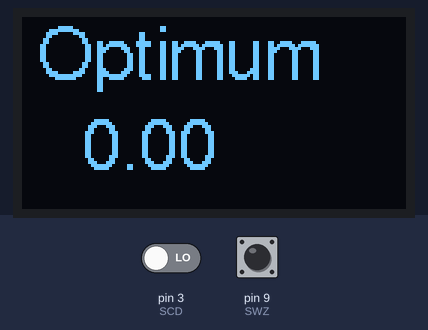
Bench run of a sketch on a simulated Arduino Uno, built with avr-gcc and run on an emulated ATmega328P. Parts: 128×64 one-colour display. Inputs (shaded band) come from the test bench; at power-on: pin 3 (SCD) LOW, pin 9 (SWZ) HIGH.

Above: at 1.2 s.
1.3 s: pin 3 (SCD) driven HIGH
At 2.5 s:
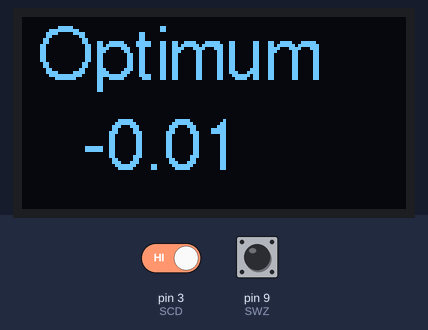
Timing chart, 0 to 4.3 s (numbered marks = the images above; inputs shaded):
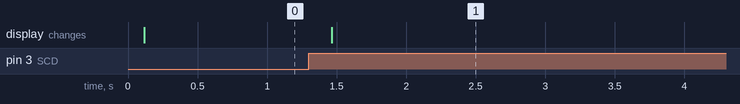

The sketch:

MillDroXOledOptimum.ino
```cpp
/******************************************************************
/*                                                                *
/*                            MillDRO - X                         *
/*                                                                *
/*          original May 10, 2015; updated 23nov 2025             *
/*                        W.D. Berggren                           *
/*    debouncing trick copied from CuriousScientist               *
/*            Scale factor for Optimum lathe added                *
/*            30jan26: removed big font 18pt                      *
/*              File: MillDroXOledOptimum                         *
/******************************************************************

// iGaging Scale werkt ook met HBM scale
// Red    3.3V
// White  Clock -> Scale W Pin 2 via 10k and 20k ohm for 5V to 3,3V
// Green  Data  <- Scale G Pin 3
// Black  Gnd

// Display OLED SH1106 128x64
// VDD    R pin 5 V
// GND    B GND
// SCK    G pin A5
// SDA    O pin A4

// Zero switch
// COM    B Gnd
// NO     Y Pin 9

/******************************************************************/
// Adafruit oled library: 2 items SH110X and GFX
#include <Adafruit_GFX.h>
#include <Fonts/FreeSans12pt7b.h>
//#include <Fonts/FreeSans18pt7b.h>
#include <Adafruit_SH110X.h>
#define i2c_Address 0x3c  //initialize with the I2C addr 0x3C Typically eBay OLED's
#define SCREEN_WIDTH 128  // OLED display width, in pixels
#define SCREEN_HEIGHT 64  // OLED display height, in pixels
#define OLED_RESET -1     //   QT-PY / XIAO
Adafruit_SH1106G display = Adafruit_SH1106G(SCREEN_WIDTH, SCREEN_HEIGHT, &Wire, OLED_RESET);

/******************************************************************/

#define SCF 99.157 // Scale factor tested to be adjusted if required met 100mm eindmaat gemeten
#define DLY 100    // Refresh period (100 ms)
#define SCC 2      // Scale clock (Pin 2)
#define SCD 3      // Scale data  (Pin 3)
#define SWZ 9      // Zero switch (Pin 9)

byte DroIni;                    // DRO init state
long DroCnt;                    // DRO raw counter
long DroOfs;                    // DRO offset (zero)
float DroMea;                   // DRO measurement
float DroKft;                   // DRO scale factor was float
unsigned long buttonTimer = 0;  //debouncing

/******************************************************************/

void setup() {
  display.clearDisplay();
  Serial.begin(9600);
  delay(50);                         // wait for the OLED to power up
  display.begin(i2c_Address, true);  // Address 0x3C default
  display.clearDisplay();

  IniSwz();  // Init Zero switch
  IniScl();  // Init Scale
  IniClc();  // Init Calc
}

void loop() {

  ThrSwz();  // Test Zero switch
  ThrScl();  // Inquire Scale
  ThrClc();  // Calc measure
  //ThrDsp();                   // Display on LED
  showtext();  // Display measurement on Oled
  delay(DLY);
}

/******************************************************************/

void IniClc(void)  // Init Calc
{
  DroIni = 1;
  DroCnt = 0;
  DroOfs = 0;
  DroMea = 0;
  DroKft = SCF;
}

void ThrClc(void)  // Calc measure
{
  if (DroIni) {
    DroIni = 0;
    DroOfs = DroCnt;
  }
  DroMea = FltLng((float)(DroCnt - DroOfs) * DroKft);
}

/******************************************************************/

void showtext(void) {
//  DroMea=-315.333; (for testing)    // with this block I replaced
  float x = DroMea / 10000;           // the 7 segments display
  display.setTextSize(1);             // with Oled display
  display.setFont(&FreeSans12pt7b);
  display.setTextColor(SH110X_WHITE);
  display.setCursor(5,20);
  display.print("Optimum");
  display.setCursor(20,50);
  //display.setFont(&FreeSans18pt7b);
  display.print(x, 2);  // 2 decimals
  display.display();
  delay(1);
  display.clearDisplay();
}

/******************************************************************/

void IniSwz(void)  // Init Zero switch
{
  pinMode(SWZ, INPUT_PULLUP);  // original design pin 9 to gnd = reset
 //pinMode(SWZ,INPUT);         // later design debounced by adding NE555 chip
}


void ThrSwz(void)  // Test Zero switch
{
  //if(digitalRead(SWZ))        // if high == switch pressed (with NE555)
  if (!digitalRead(SWZ)) {      // original design pin 9 to gnd; SWZ == 0 = reset

    if (millis() - buttonTimer > 300) { //software debounce
      DroOfs = DroCnt;
      buttonTimer = millis();
    }

  }

}

/******************************************************************/

void IniScl(void)  // Init Scale
{
  digitalWrite(SCC, LOW);
  pinMode(SCC, OUTPUT);
  pinMode(SCD, INPUT);
}


void ThrScl(void)  // Inquire Scale
{
  int i;
  long v;

  v = 0;
  for (i = 0; i < 20; i++) {
    ClkScl();
    if (BitScl())
      v |= 0x80000000;
    v >>= 1;
    v &= 0x7FFFFFFF;
  }
  v >>= 11;
  ClkScl();
  if (BitScl())
    v |= 0xFFF00000;
  DroCnt = v;
}


void ClkScl(void)  // Clock Scale
{
  digitalWrite(SCC, HIGH);
  delayMicroseconds(100);
  digitalWrite(SCC, LOW);
  delayMicroseconds(25);
}


int BitScl(void)  // Get Scale bit
{
  int i;
  int h, l;

  h = l = 0;
  for (i = 0; i < 5; i++) {
    if (digitalRead(SCD))
      h++;
    else
      l++;
    delayMicroseconds(SCD);
  }
  if (h > l)
    return (1);
  return (0);
}

/******************************************************************/

long FltLng(float v) {
  return ((v < 0) ? (long)(v - 0.5) : (long)(v + 0.5));
}
```

Measured:
- after the input at 1.3 s, the display: changes after 0.17 s (image 1)
